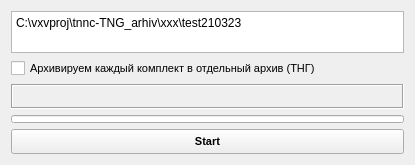
<?xml version="1.0" encoding="UTF-8"?>
<ui version="4.0">
 <class>Form</class>
 <widget class="QWidget" name="Form">
  <property name="geometry">
   <rect>
    <x>0</x>
    <y>0</y>
    <width>415</width>
    <height>165</height>
   </rect>
  </property>
  <property name="minimumSize">
   <size>
    <width>415</width>
    <height>165</height>
   </size>
  </property>
  <property name="maximumSize">
   <size>
    <width>415</width>
    <height>250</height>
   </size>
  </property>
  <property name="windowTitle">
   <string>Form</string>
  </property>
  <property name="windowIcon">
   <iconset>
    <normaloff>logo.ico</normaloff>logo.ico</iconset>
  </property>
  <property name="styleSheet">
   <string notr="true"/>
  </property>
  <layout class="QGridLayout" name="gridLayout">
   <item row="0" column="0">
    <widget class="QPlainTextEdit" name="plainTextEdit">
     <property name="enabled">
      <bool>true</bool>
     </property>
     <property name="sizePolicy">
      <sizepolicy hsizetype="Expanding" vsizetype="Preferred">
       <horstretch>0</horstretch>
       <verstretch>0</verstretch>
      </sizepolicy>
     </property>
     <property name="minimumSize">
      <size>
       <width>0</width>
       <height>40</height>
      </size>
     </property>
     <property name="maximumSize">
      <size>
       <width>16777215</width>
       <height>16777215</height>
      </size>
     </property>
     <property name="plainText">
      <string>C:\vxvproj\tnnc-TNG_arhiv\xxx\test210323</string>
     </property>
     <property name="placeholderText">
      <string>Перетащите сюда или скопируйте адрес папки с комплектами из САПСАН</string>
     </property>
    </widget>
   </item>
   <item row="1" column="0">
    <widget class="QCheckBox" name="checkBox">
     <property name="font">
      <font>
       <pointsize>8</pointsize>
      </font>
     </property>
     <property name="text">
      <string>Архивируем каждый комплект в отдельный архив (ТНГ)</string>
     </property>
    </widget>
   </item>
   <item row="2" column="0">
    <widget class="QLabel" name="label">
     <property name="sizePolicy">
      <sizepolicy hsizetype="Preferred" vsizetype="Fixed">
       <horstretch>0</horstretch>
       <verstretch>0</verstretch>
      </sizepolicy>
     </property>
     <property name="minimumSize">
      <size>
       <width>0</width>
       <height>25</height>
      </size>
     </property>
     <property name="maximumSize">
      <size>
       <width>16777215</width>
       <height>16777215</height>
      </size>
     </property>
     <property name="font">
      <font>
       <pointsize>8</pointsize>
      </font>
     </property>
     <property name="frameShape">
      <enum>QFrame::Box</enum>
     </property>
     <property name="frameShadow">
      <enum>QFrame::Sunken</enum>
     </property>
     <property name="text">
      <string/>
     </property>
     <property name="alignment">
      <set>Qt::AlignLeading|Qt::AlignLeft|Qt::AlignTop</set>
     </property>
     <property name="wordWrap">
      <bool>true</bool>
     </property>
    </widget>
   </item>
   <item row="3" column="0">
    <widget class="QProgressBar" name="progressBar_1">
     <property name="minimumSize">
      <size>
       <width>0</width>
       <height>8</height>
      </size>
     </property>
     <property name="maximumSize">
      <size>
       <width>16777215</width>
       <height>8</height>
      </size>
     </property>
     <property name="styleSheet">
      <string notr="true">QProgressBar::chunk {
	background-color: rgb(100, 150, 150);
    margin: 2px;
}</string>
     </property>
     <property name="minimum">
      <number>0</number>
     </property>
     <property name="maximum">
      <number>100</number>
     </property>
     <property name="value">
      <number>0</number>
     </property>
     <property name="alignment">
      <set>Qt::AlignCenter</set>
     </property>
     <property name="textVisible">
      <bool>false</bool>
     </property>
     <property name="textDirection">
      <enum>QProgressBar::TopToBottom</enum>
     </property>
    </widget>
   </item>
   <item row="4" column="0">
    <widget class="QPushButton" name="pushButton">
     <property name="sizePolicy">
      <sizepolicy hsizetype="Minimum" vsizetype="Fixed">
       <horstretch>0</horstretch>
       <verstretch>0</verstretch>
      </sizepolicy>
     </property>
     <property name="minimumSize">
      <size>
       <width>0</width>
       <height>25</height>
      </size>
     </property>
     <property name="maximumSize">
      <size>
       <width>16777215</width>
       <height>16777215</height>
      </size>
     </property>
     <property name="font">
      <font>
       <pointsize>8</pointsize>
       <weight>75</weight>
       <bold>true</bold>
      </font>
     </property>
     <property name="text">
      <string>Start</string>
     </property>
     <property name="shortcut">
      <string>Return</string>
     </property>
    </widget>
   </item>
  </layout>
 </widget>
 <resources/>
 <connections/>
</ui>
